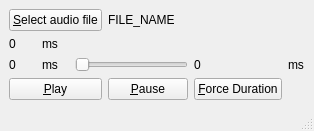
<?xml version="1.0" encoding="UTF-8"?>
<ui version="4.0">
 <class>MainWindow</class>
 <widget class="QMainWindow" name="MainWindow">
  <property name="geometry">
   <rect>
    <x>0</x>
    <y>0</y>
    <width>314</width>
    <height>131</height>
   </rect>
  </property>
  <property name="windowTitle">
   <string>Mp3Player</string>
  </property>
  <widget class="QWidget" name="centralwidget">
   <layout class="QGridLayout" name="gridLayout">
    <item row="3" column="0">
     <widget class="QLabel" name="position_bar_label">
      <property name="text">
       <string>0</string>
      </property>
     </widget>
    </item>
    <item row="1" column="1">
     <widget class="QLabel" name="label">
      <property name="text">
       <string>ms</string>
      </property>
     </widget>
    </item>
    <item row="3" column="4">
     <widget class="QLabel" name="duration_bar_label">
      <property name="text">
       <string>0</string>
      </property>
     </widget>
    </item>
    <item row="0" column="0" colspan="3">
     <widget class="QPushButton" name="select_audio_file_button">
      <property name="text">
       <string>&amp;Select audio file</string>
      </property>
     </widget>
    </item>
    <item row="3" column="2" colspan="2">
     <widget class="QSlider" name="horizontalSlider">
      <property name="orientation">
       <enum>Qt::Horizontal</enum>
      </property>
     </widget>
    </item>
    <item row="1" column="0">
     <widget class="QLabel" name="duration_label_audio_1">
      <property name="text">
       <string>0</string>
      </property>
     </widget>
    </item>
    <item row="3" column="1">
     <widget class="QLabel" name="label_2">
      <property name="text">
       <string>ms</string>
      </property>
     </widget>
    </item>
    <item row="6" column="3">
     <widget class="QPushButton" name="pushButton_3">
      <property name="text">
       <string>&amp;Pause</string>
      </property>
     </widget>
    </item>
    <item row="6" column="0" colspan="3">
     <widget class="QPushButton" name="pushButton_4">
      <property name="text">
       <string>&amp;Play</string>
      </property>
     </widget>
    </item>
    <item row="6" column="4">
     <widget class="QPushButton" name="pushButton">
      <property name="text">
       <string>&amp;Force Duration</string>
      </property>
     </widget>
    </item>
    <item row="0" column="3" colspan="2">
     <widget class="QLabel" name="file_name_label">
      <property name="text">
       <string>FILE_NAME</string>
      </property>
     </widget>
    </item>
    <item row="3" column="5">
     <widget class="QLabel" name="label_3">
      <property name="text">
       <string>ms</string>
      </property>
     </widget>
    </item>
   </layout>
  </widget>
  <widget class="QMenuBar" name="menubar">
   <property name="geometry">
    <rect>
     <x>0</x>
     <y>0</y>
     <width>314</width>
     <height>17</height>
    </rect>
   </property>
  </widget>
  <widget class="QStatusBar" name="statusbar"/>
 </widget>
 <resources/>
 <connections/>
</ui>
